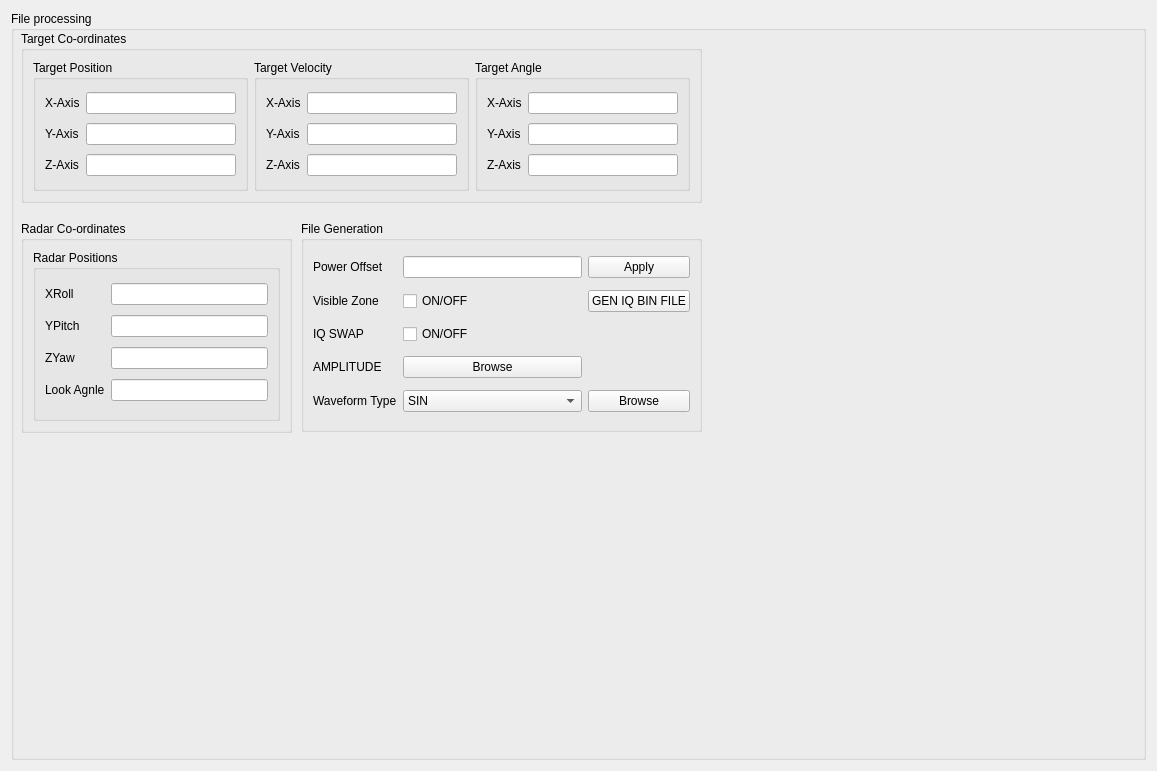
<?xml version="1.0" encoding="UTF-8"?>
<ui version="4.0">
 <class>FileProcessing</class>
 <widget class="QWidget" name="FileProcessing">
  <property name="geometry">
   <rect>
    <x>0</x>
    <y>0</y>
    <width>1157</width>
    <height>771</height>
   </rect>
  </property>
  <property name="windowTitle">
   <string>Form</string>
  </property>
  <layout class="QHBoxLayout" name="horizontalLayout">
   <item>
    <widget class="QGroupBox" name="groupBox">
     <property name="title">
      <string>File processing</string>
     </property>
     <widget class="QGroupBox" name="groupBox_2">
      <property name="geometry">
       <rect>
        <x>10</x>
        <y>20</y>
        <width>681</width>
        <height>172</height>
       </rect>
      </property>
      <property name="title">
       <string>Target Co-ordinates</string>
      </property>
      <layout class="QHBoxLayout" name="horizontalLayout_5">
       <item>
        <widget class="QGroupBox" name="groupBox_3">
         <property name="title">
          <string>Target Position</string>
         </property>
         <layout class="QHBoxLayout" name="horizontalLayout_2">
          <item>
           <layout class="QGridLayout" name="gridLayout">
            <item row="0" column="1">
             <widget class="QLineEdit" name="lineEdit"/>
            </item>
            <item row="1" column="1">
             <widget class="QLineEdit" name="lineEdit_3"/>
            </item>
            <item row="0" column="0">
             <widget class="QLabel" name="label">
              <property name="text">
               <string>X-Axis</string>
              </property>
             </widget>
            </item>
            <item row="1" column="0">
             <widget class="QLabel" name="label_2">
              <property name="text">
               <string>Y-Axis</string>
              </property>
             </widget>
            </item>
            <item row="2" column="1">
             <widget class="QLineEdit" name="lineEdit_2"/>
            </item>
            <item row="2" column="0">
             <widget class="QLabel" name="label_3">
              <property name="text">
               <string>Z-Axis</string>
              </property>
             </widget>
            </item>
           </layout>
          </item>
         </layout>
        </widget>
       </item>
       <item>
        <widget class="QGroupBox" name="groupBox_4">
         <property name="title">
          <string>Target Velocity</string>
         </property>
         <layout class="QHBoxLayout" name="horizontalLayout_4">
          <item>
           <layout class="QGridLayout" name="gridLayout_2">
            <item row="1" column="0">
             <widget class="QLabel" name="label_5">
              <property name="text">
               <string>Y-Axis</string>
              </property>
             </widget>
            </item>
            <item row="0" column="0">
             <widget class="QLabel" name="label_4">
              <property name="text">
               <string>X-Axis</string>
              </property>
             </widget>
            </item>
            <item row="0" column="1">
             <widget class="QLineEdit" name="lineEdit_4"/>
            </item>
            <item row="1" column="1">
             <widget class="QLineEdit" name="lineEdit_6"/>
            </item>
            <item row="2" column="0">
             <widget class="QLabel" name="label_6">
              <property name="text">
               <string>Z-Axis</string>
              </property>
             </widget>
            </item>
            <item row="2" column="1">
             <widget class="QLineEdit" name="lineEdit_5"/>
            </item>
           </layout>
          </item>
         </layout>
        </widget>
       </item>
       <item>
        <widget class="QGroupBox" name="groupBox_5">
         <property name="title">
          <string>Target Angle</string>
         </property>
         <layout class="QHBoxLayout" name="horizontalLayout_3">
          <item>
           <layout class="QGridLayout" name="gridLayout_3">
            <item row="1" column="0">
             <widget class="QLabel" name="label_8">
              <property name="text">
               <string>Y-Axis</string>
              </property>
             </widget>
            </item>
            <item row="1" column="1">
             <widget class="QLineEdit" name="lineEdit_9"/>
            </item>
            <item row="0" column="1">
             <widget class="QLineEdit" name="lineEdit_7"/>
            </item>
            <item row="0" column="0">
             <widget class="QLabel" name="label_7">
              <property name="text">
               <string>X-Axis</string>
              </property>
             </widget>
            </item>
            <item row="2" column="1">
             <widget class="QLineEdit" name="lineEdit_8"/>
            </item>
            <item row="2" column="0">
             <widget class="QLabel" name="label_9">
              <property name="text">
               <string>Z-Axis</string>
              </property>
             </widget>
            </item>
           </layout>
          </item>
         </layout>
        </widget>
       </item>
      </layout>
     </widget>
     <widget class="QGroupBox" name="groupBox_6">
      <property name="geometry">
       <rect>
        <x>10</x>
        <y>210</y>
        <width>271</width>
        <height>212</height>
       </rect>
      </property>
      <property name="title">
       <string>Radar Co-ordinates</string>
      </property>
      <layout class="QHBoxLayout" name="horizontalLayout_7">
       <item>
        <widget class="QGroupBox" name="groupBox_7">
         <property name="title">
          <string>Radar Positions</string>
         </property>
         <layout class="QHBoxLayout" name="horizontalLayout_6">
          <item>
           <layout class="QGridLayout" name="gridLayout_4">
            <item row="1" column="0">
             <widget class="QLabel" name="label_11">
              <property name="text">
               <string>YPitch</string>
              </property>
             </widget>
            </item>
            <item row="2" column="0">
             <widget class="QLabel" name="label_12">
              <property name="text">
               <string>ZYaw</string>
              </property>
             </widget>
            </item>
            <item row="2" column="2">
             <widget class="QLineEdit" name="lineEdit_12"/>
            </item>
            <item row="1" column="2">
             <widget class="QLineEdit" name="lineEdit_11"/>
            </item>
            <item row="0" column="0">
             <widget class="QLabel" name="label_10">
              <property name="text">
               <string>XRoll</string>
              </property>
             </widget>
            </item>
            <item row="0" column="2">
             <widget class="QLineEdit" name="lineEdit_10"/>
            </item>
            <item row="3" column="0">
             <widget class="QLabel" name="label_13">
              <property name="text">
               <string>Look Agnle</string>
              </property>
             </widget>
            </item>
            <item row="3" column="2">
             <widget class="QLineEdit" name="lineEdit_13"/>
            </item>
           </layout>
          </item>
         </layout>
        </widget>
       </item>
      </layout>
     </widget>
     <widget class="QGroupBox" name="groupBox_8">
      <property name="geometry">
       <rect>
        <x>290</x>
        <y>210</y>
        <width>401</width>
        <height>211</height>
       </rect>
      </property>
      <property name="title">
       <string>File Generation</string>
      </property>
      <layout class="QHBoxLayout" name="horizontalLayout_8">
       <item>
        <layout class="QGridLayout" name="gridLayout_5">
         <item row="3" column="0">
          <widget class="QLabel" name="label_17">
           <property name="text">
            <string>AMPLITUDE </string>
           </property>
          </widget>
         </item>
         <item row="0" column="0">
          <widget class="QLabel" name="label_14">
           <property name="text">
            <string>Power Offset</string>
           </property>
          </widget>
         </item>
         <item row="4" column="3">
          <widget class="QPushButton" name="pushButton_2">
           <property name="text">
            <string>Browse</string>
           </property>
          </widget>
         </item>
         <item row="3" column="2">
          <widget class="QPushButton" name="pushButton">
           <property name="text">
            <string>Browse</string>
           </property>
          </widget>
         </item>
         <item row="1" column="3">
          <widget class="QPushButton" name="pushButton_4">
           <property name="text">
            <string>GEN IQ BIN FILE</string>
           </property>
          </widget>
         </item>
         <item row="0" column="3">
          <widget class="QPushButton" name="pushButton_3">
           <property name="text">
            <string>Apply</string>
           </property>
          </widget>
         </item>
         <item row="2" column="0">
          <widget class="QLabel" name="label_16">
           <property name="text">
            <string>IQ SWAP</string>
           </property>
          </widget>
         </item>
         <item row="1" column="0">
          <widget class="QLabel" name="label_15">
           <property name="text">
            <string>Visible Zone</string>
           </property>
          </widget>
         </item>
         <item row="4" column="2">
          <widget class="QComboBox" name="comboBox">
           <item>
            <property name="text">
             <string>SIN</string>
            </property>
           </item>
           <item>
            <property name="text">
             <string>COS</string>
            </property>
           </item>
           <item>
            <property name="text">
             <string>CONST</string>
            </property>
           </item>
           <item>
            <property name="text">
             <string>GAUSSIAN</string>
            </property>
           </item>
           <item>
            <property name="text">
             <string>LFM</string>
            </property>
           </item>
           <item>
            <property name="text">
             <string>WAVEFORM-1</string>
            </property>
           </item>
           <item>
            <property name="text">
             <string>WAVEFORM-2</string>
            </property>
           </item>
           <item>
            <property name="text">
             <string>WAVEFORM-3</string>
            </property>
           </item>
           <item>
            <property name="text">
             <string>WAVEFORM-4</string>
            </property>
           </item>
           <item>
            <property name="text">
             <string>WAVEFORM-5</string>
            </property>
           </item>
           <item>
            <property name="text">
             <string>WAVEFORM-6</string>
            </property>
           </item>
          </widget>
         </item>
         <item row="4" column="0">
          <widget class="QLabel" name="label_18">
           <property name="text">
            <string>Waveform Type</string>
           </property>
          </widget>
         </item>
         <item row="0" column="2">
          <widget class="QLineEdit" name="lineEdit_14"/>
         </item>
         <item row="1" column="2">
          <widget class="QCheckBox" name="checkBox">
           <property name="text">
            <string>ON/OFF</string>
           </property>
          </widget>
         </item>
         <item row="2" column="2">
          <widget class="QCheckBox" name="checkBox_2">
           <property name="text">
            <string>ON/OFF</string>
           </property>
          </widget>
         </item>
        </layout>
       </item>
      </layout>
     </widget>
    </widget>
   </item>
  </layout>
 </widget>
 <resources/>
 <connections/>
</ui>
